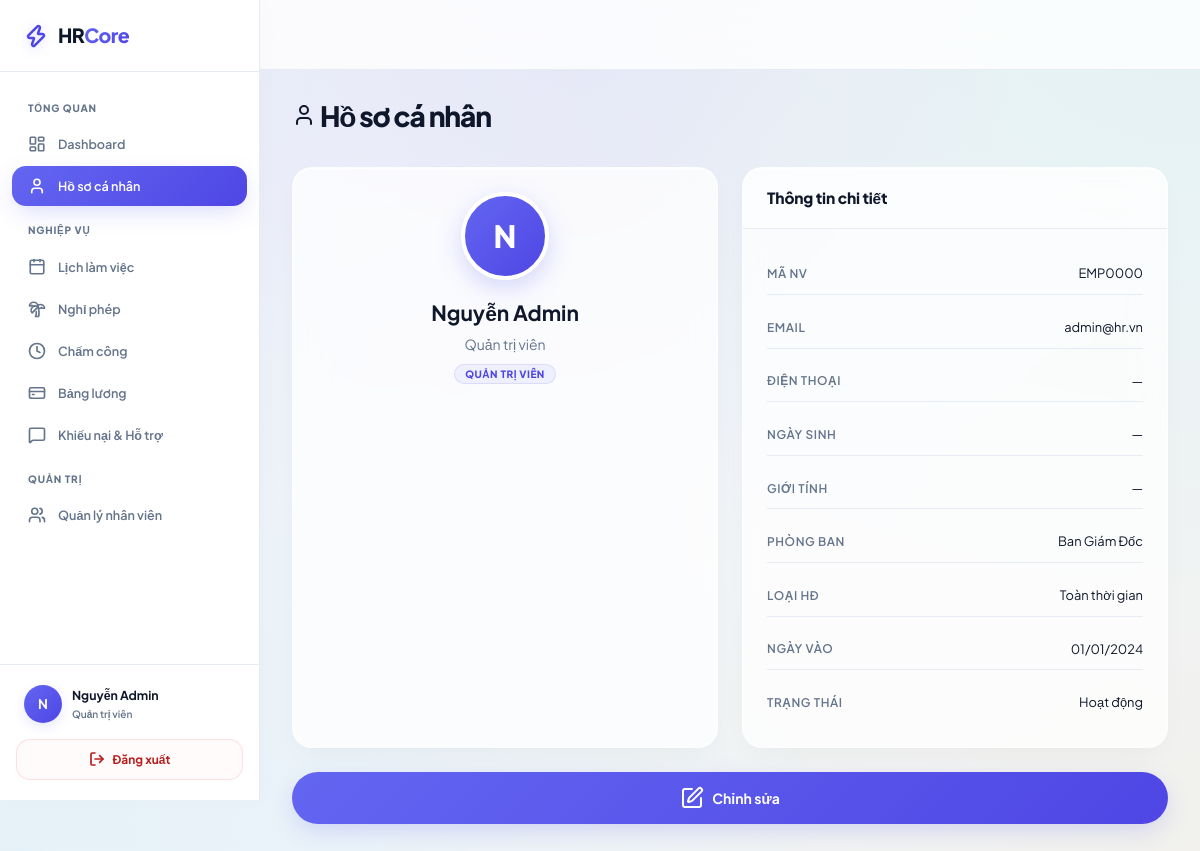
Screenshot of /profile (signed in) with the database file from the repository.
### tables this page shows
CREATE TABLE IF NOT EXISTS users (
    id              INT UNSIGNED AUTO_INCREMENT PRIMARY KEY,
    email           VARCHAR(255) NOT NULL UNIQUE,
    password_hash   VARCHAR(255) NOT NULL,
    role            ENUM('ADMIN','EMPLOYEE') NOT NULL DEFAULT 'EMPLOYEE',
    status          ENUM('ACTIVE','INACTIVE','LOCKED') NOT NULL DEFAULT 'ACTIVE',
    employee_code   VARCHAR(20)  NOT NULL UNIQUE,
    full_name       VARCHAR(200) NOT NULL,
    phone           VARCHAR(20),
    date_of_birth   DATE,
    gender          ENUM('MALE','FEMALE','OTHER'),
    department      VARCHAR(100),
    position        VARCHAR(100),
    employment_type ENUM('FULL_TIME','PART_TIME','CONTRACT') DEFAULT 'FULL_TIME',
    base_salary     DECIMAL(15,2) DEFAULT 0,
    hourly_rate     DECIMAL(10,2) DEFAULT 0,
    start_date      DATE,
    last_login_at   DATETIME,
    created_at      DATETIME NOT NULL DEFAULT CURRENT_TIMESTAMP,
    updated_at      DATETIME NOT NULL DEFAULT CURRENT_TIMESTAMP ON UPDATE CURRENT_TIMESTAMP,
    deleted_at      DATETIME,
    INDEX idx_email          (email),
    INDEX idx_employee_code  (employee_code),
    INDEX idx_status         (status)
);

### app/controllers/ProfileController.php (called while the page is built, shortened)
<?php
require_once APP_PATH . '/models/UserModel.php';
class ProfileController extends Controller {
    private UserModel         $userModel;
    public function __construct() {
        $this->userModel = new UserModel();
    }
    public function index(): void {
        $user = $this->userModel->findById(Auth::id());
        $this->render('profile/index', ['user' => $user, 'errors' => [], 'success' => '', 'pageCSS' => 'pages/profile.css']);
    }
}

### app/core/Router.php (called while the page is built, shortened)
<?php
class Router {
    public function dispatch(): void {
        $uri = parse_url($_SERVER['REQUEST_URI'], PHP_URL_PATH);
        $scriptName = $_SERVER['SCRIPT_NAME'] ?? '';
        $baseDir = dirname($scriptName);
        $baseDir = str_replace('\\', '/', $baseDir);
        if ($baseDir !== '/' && strpos($uri, $baseDir) === 0) {
            $uri = substr($uri, strlen($baseDir));
        }
        $uri = trim($uri, '/');
        $route = $this->resolve($uri);
        [$controllerName, $action, $allowedRoles] = $route;
        $controller = new $controllerName();
        $controller->$action();
    }
    private function resolve(string $uri): ?array {
        if (isset($this->routes[$uri])) {
            return $this->routes[$uri];
        }
        return null;
    }
}

### index.php (called while the page is built, shortened)
<?php
require_once APP_PATH . '/core/Database.php';
require_once APP_PATH . '/core/Model.php';
require_once APP_PATH . '/core/Router.php';
require_once APP_PATH . '/core/Auth.php';
require_once APP_PATH . '/core/Session.php';
$router = new Router();
$router->dispatch();

### app/core/Database.php (called while the page is built, shortened)
<?php
class Database {
    private static ?PDO $instance = null;
    private static string $host = 'localhost';
    private static string $dbname = 'hr_management';
    private static string $username = 'root';
    private static string $password = '2411';
    private static string $charset = 'utf8mb4';
    public static function getInstance(): PDO {
        if (self::$instance === null) {
            $dsn = "mysql:host=" . self::$host
                 . ";dbname=" . self::$dbname
                 . ";charset=" . self::$charset;
            $options = [
                PDO::ATTR_ERRMODE            => PDO::ERRMODE_EXCEPTION,
                PDO::ATTR_DEFAULT_FETCH_MODE => PDO::FETCH_ASSOC,
                PDO::ATTR_EMULATE_PREPARES   => false,
            ];
            self::$instance = new PDO($dsn, self::$username, self::$password, $options);
        }
        return self::$instance;
    }
}

### app/core/Session.php (called while the page is built, shortened)
<?php
class Session {
    public static function get(string $key, mixed $default = null): mixed {
        return $_SESSION[$key] ?? $default;
    }
}

### app/core/Auth.php (called while the page is built, shortened)
<?php
class Auth {
    public static function id(): ?int {
        $id = Session::get('user_id');
        return $id !== null ? (int) $id : null;
    }
}

### app/core/Model.php (called while the page is built, shortened)
<?php
abstract class Model {
    protected PDO $db;
    public function __construct() {
        $this->db = Database::getInstance();
    }
    protected function queryOne(string $sql, array $params = []): ?array {
        $stmt = $this->db->prepare($sql);
        $stmt->execute($params);
        $row = $stmt->fetch();
        return $row === false ? null : $row;
    }
}

### app/models/UserModel.php (called while the page is built, shortened)
<?php
require_once APP_PATH . '/core/Model.php';
class UserModel extends Model {
    public function findById(int $id): ?array {
        return $this->queryOne(
            "SELECT * FROM users WHERE id = ? AND deleted_at IS NULL",
            [$id]
        );
    }
}

### app/views/profile/index.php (the view, shortened to what this page needs)
<?php
$roleMap = [
    'ADMIN' => 'Quản trị viên',
    'EMPLOYEE' => 'Nhân viên'
];
$genderMap = [
    'MALE' => 'Nam',
    'FEMALE' => 'Nữ',
    'OTHER' => 'Khác'
];
$statusMap = [
    'ACTIVE' => 'Hoạt động',
    'INACTIVE' => 'Ngừng hoạt động',
    'SUSPENDED' => 'Tạm đình chỉ'
];
$employmentTypeMap = [
    'FULL_TIME' => 'Toàn thời gian',
    'PART_TIME' => 'Bán thời gian',
    'CONTRACT' => 'Hợp đồng',
    'INTERN' => 'Thực tập sinh'
];
?>
<div class="page-header">
    <div><h1 class="page-title"><i data-lucide="user" class="header-icon"></i> Hồ sơ cá nhân</h1></div>
</div>
<div class="grid-2">
<div class="card">
    <div class="card-body" style="text-align:center">
        <div class="profile-avatar"><?= strtoupper(mb_substr($user['full_name'],0,1)) ?></div>
        <h2 style="margin-bottom:4px"><?= htmlspecialchars($user['full_name']) ?></h2>
        <p class="text-muted"><?= htmlspecialchars($user['position'] ?? '') ?></p>
        <span class="badge badge-<?= strtolower($user['role']) ?>" style="margin-top:8px"><?= $roleMap[$user['role']] ?? $user['role'] ?></span>
    </div>
</div>
<div class="card">
    <div class="card-header"><h2 class="card-title">Thông tin chi tiết</h2></div>
    <div class="card-body">
        <div class="profile-info-list">
            <?php $fields = ['employee_code'=>'Mã NV','email'=>'Email','phone'=>'Điện thoại','date_of_birth'=>'Ngày sinh','gender'=>'Giới tính','department'=>'Phòng ban','employment_type'=>'Loại HĐ','start_date'=>'Ngày vào','status'=>'Trạng thái']; ?>
            <?php foreach ($fields as $key => $label): ?>
            <div class="profile-row">
                <span class="profile-key"><?= $label ?></span>
                <span>
                    <?php
                    $val = $user[$key];
                    if ($key === 'gender') {
                        echo $genderMap[$val] ?? $val ?? '—';
                    } elseif ($key === 'status') {
                        echo $statusMap[$val] ?? $val ?? '—';
                    } elseif ($key === 'employment_type') {
                        echo $employmentTypeMap[$val] ?? $val ?? '—';
                    } elseif ($key === 'date_of_birth' || $key === 'start_date') {
                        echo $val ? date('d/m/Y', strtotime($val)) : '—';
                    } else {
                        echo htmlspecialchars($val ?? '—');
                    }
                    ?>
                </span>
            </div>
            <?php endforeach; ?>
        </div>
    </div>
</div>
</div>
<div style="margin-top: 24px;">
    <a href="<?= BASE_URL ?>/profile/edit" class="btn btn-primary btn-full" style="padding: 14px; font-size: 1rem; border-radius: 99px; display: flex; align-items: center; justify-content: center; gap: 8px; box-shadow: var(--shadow-glow);">
        <i data-lucide="edit"></i> Chỉnh sửa
    </a>
</div>

### public/css/app.css (style rules this page uses)
:root { --bg: #f8fafc; --bg-gradient: linear-gradient(135deg, #f8fafc 0%, #eff6ff 100%); --panel-bg: rgba(255, 255, 255, 0.85); --card-bg: rgba(255, 255, 255, 0.75); --border: rgba(226, 232, 240, 0.8); --primary: #4f46e5; --primary-h: #4338ca; --primary-gradient: linear-gradient(135deg, #6366f1 0%, #4f46e5 100%); --success: #10b981; --success-light: #f0fdf4; --success-text: #047857; --warning: #f59e0b; --warning-light: #fffbeb; --warning-text: #b45309; --danger: #ef4444; --danger-light: #fef2f2; --danger-text: #b91c1c; --info: #0ea5e9; --info-light: #f0f9ff; --info-text: #0369a1; --text: #0f172a; --text-muted: #64748b; --sidebar-w: 250px; --radius: 14px; --radius-lg: 20px; --shadow-sm: 0 2px 8px rgba(0, 0, 0, 0.02); --shadow: 0 10px 30px -10px rgba(0, 0, 0, 0.05), 0 1px 3px rgba(0, 0, 0, 0.01); --shadow-lg: 0 20px 40px -15px rgba(99, 102, 241, 0.1), 0 1px 10px rgba(0, 0, 0, 0.02); --shadow-glow: 0 8px 24px -4px rgba(99, 102, 241, 0.25); --shadow-success: 0 8px 24px -4px rgba(16, 185, 129, 0.25); --shadow-danger: 0 8px 24px -4px rgba(239, 68, 68, 0.25); }
*, *::before, *::after { box-sizing: border-box; margin: 0; padding: 0; }
html { font-size: 14px; scroll-behavior: smooth; }
body { font-family: 'Plus Jakarta Sans', 'Inter', sans-serif; background: #f1f5f9; background-image: radial-gradient(at 0% 0%, rgba(99, 102, 241, 0.08) 0px, transparent 50%), radial-gradient(at 50% 0%, rgba(168, 85, 247, 0.06) 0px, transparent 50%), radial-gradient(at 100% 0%, rgba(16, 185, 129, 0.06) 0px, transparent 50%), radial-gradient(at 0% 100%, rgba(14, 165, 233, 0.05) 0px, transparent 50%), radial-gradient(at 100% 100%, rgba(245, 158, 11, 0.05) 0px, transparent 50%); background-attachment: fixed; color: var(--text); display: flex; min-height: 100vh; line-height: 1.6; font-feature-settings: "cv02", "cv03", "cv04", "cv11"; -webkit-font-smoothing: antialiased; }
.page-header { display: flex; flex-direction: column; margin-bottom: 28px; gap: 4px; }
.page-title { font-size: 2rem; font-weight: 800; color: var(--text); letter-spacing: -0.04em; }
.card { background: var(--card-bg); backdrop-filter: blur(16px); -webkit-backdrop-filter: blur(16px); border: 1px solid rgba(255, 255, 255, 0.6); border-radius: var(--radius-lg); box-shadow: var(--shadow), inset 0 1px 1px rgba(255, 255, 255, 0.8); overflow: hidden; transition: all 0.3s cubic-bezier(0.4, 0, 0.2, 1); }
.card-header { display: flex; align-items: center; justify-content: space-between; padding: 18px 24px; border-bottom: 1px solid var(--border); background: rgba(255, 255, 255, 0.3); }
.card-title { font-weight: 800; font-size: 1.1rem; color: var(--text); letter-spacing: -0.01em; }
.card-body { padding: 24px; }
.grid-2 { display: grid; grid-template-columns: 1fr 1fr; gap: 24px; }
.btn { display: inline-flex; align-items: center; justify-content: center; gap: 8px; padding: 10px 20px; border-radius: var(--radius); font-size: 0.88rem; font-weight: 700; cursor: pointer; text-decoration: none; border: none; transition: all 0.2s cubic-bezier(0.4, 0, 0.2, 1); white-space: nowrap; }
.btn-primary { background: var(--primary-gradient); color: #ffffff; box-shadow: var(--shadow-glow); }
.btn-full { width: 100%; }
.badge { display: inline-flex; align-items: center; padding: 4px 10px; border-radius: 99px; font-size: 0.72rem; font-weight: 750; text-transform: uppercase; letter-spacing: 0.05em; line-height: 1; }
.badge-admin { background: rgba(99, 102, 241, 0.08); color: var(--primary); border: 1px solid rgba(99, 102, 241, 0.15); }
.profile-avatar { width: 130px; height: 130px; border-radius: 50%; background: var(--primary-gradient); color: #ffffff; display: flex; align-items: center; justify-content: center; font-size: 3.5rem; font-weight: 800; margin: 0 auto 20px; box-shadow: 0 10px 25px rgba(99, 102, 241, 0.25); border: 4px solid #ffffff; }
.profile-info-list { display: flex; flex-direction: column; gap: 0; }
.profile-row { display: flex; gap: 16px; padding: 12px 0; border-bottom: 1px solid rgba(226, 232, 240, 0.6); }
.profile-row:last-child { border-bottom: none; }
.profile-key { width: 160px; color: var(--text-muted); font-size: 0.85rem; font-weight: 700; flex-shrink: 0; text-transform: uppercase; letter-spacing: 0.05em; }
.text-muted { color: var(--text-muted); }

### rows the page displays
users: full_name "N", full_name "Nguyễn Admin", position "Quản trị viên", role "QUẢN TRỊ VIÊN", employee_code "EMP0000", email "admin@hr.vn", department "Ban Giám Đốc", employment_type "Toàn thời gian", start_date "01/01/2024", status "Hoạt động"

### other values shown
mb_substr(Session::get('user_name', 'U'), 0, 1) "N"
Session::get('user_name', '') "Nguyễn Admin"
$label "MÃ NV"
$label "EMAIL"
$label "ĐIỆN THOẠI"
$val "—"
$label "NGÀY SINH"
$label "GIỚI TÍNH"
$genderMap[$val] "—"
$label "PHÒNG BAN"
$label "LOẠI HĐ"
$label "NGÀY VÀO"
$label "TRẠNG THÁI"
